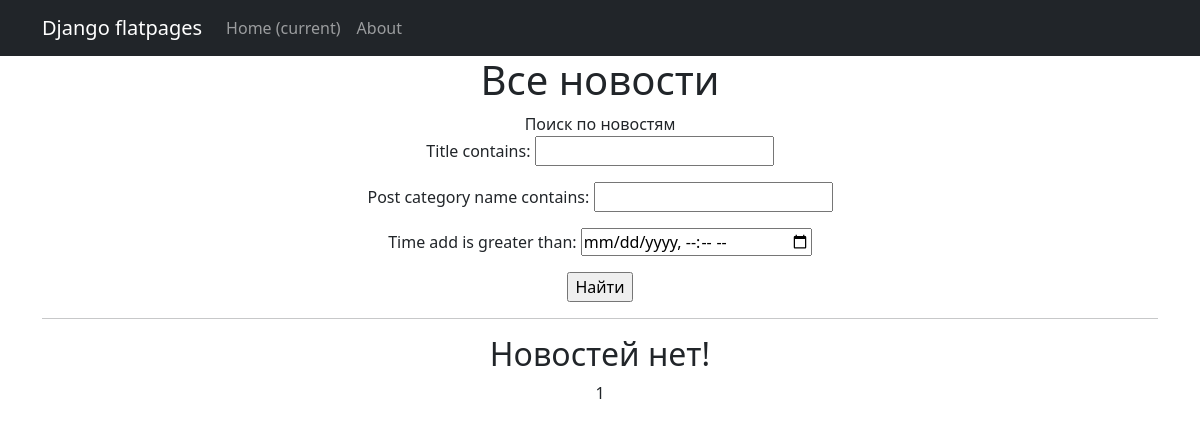
The page /news/ on the database as committed earlier.
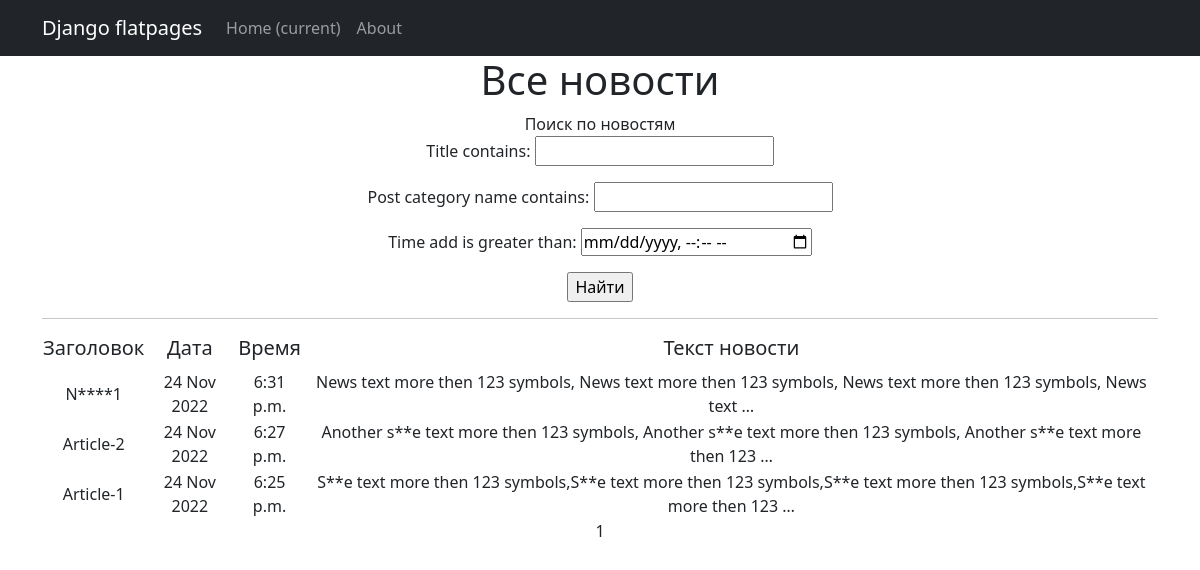
The same page on the database as committed later.
### news/models.py (models this page shows, shortened)
class Post(models.Model):
    authorP = models.ForeignKey(Author, on_delete=models.CASCADE)
    articles = "AR"
    news = "NW"
    CATEGORY_TYPES = [
        (articles, 'Статья'),
        (news, 'Новость')
    ]
    category_type = models.CharField(max_length=2, choices=CATEGORY_TYPES, default=news)
    time_add = models.DateTimeField(auto_now_add=True)
    post_category = models.ManyToManyField(Category, through='PostCategory')
    title = models.CharField(max_length=255)
    text = models.TextField()
    rating = models.IntegerField(default=0)

### news/views.py (the view)
# urls.py: path('', NewsList.as_view(), name='news'),
class NewsList(ListView):
    model = Post
    ordering = '-time_add'
    template_name = 'news.html'
    context_object_name = 'news'
    paginate_by = 10
    def get_queryset(self):
        queryset = super().get_queryset()
        self.filterset = PostFilter(self.request.GET, queryset)
        return self.filterset.qs
    def get_context_data(self, **kwargs):
        context = super().get_context_data(**kwargs)
        context['filterset'] = self.filterset
        return context

### news/templatetags/d36_filters.py (called while the page is built)
@register.filter()
def censor(txt):
    replace_list = ['some', 'news-1']
    if not isinstance(txt, str):
        raise TypeError(f'invalid object type for censorship')
    else:
        for word in txt.split(" "):
            if word.lower() in replace_list:
                txt = txt.replace(word, f'{word[0]}{"*"*(len(word)-2)}{word[-1]}')
    return txt

### templates/news.html (shortened to what this page needs)
{% extends 'flatpages/default.html' %}
{% load d36_filters %}
{% load custom_tags %}
{% block content %}
<h1>Все новости</h1>
<tr> Поиск по новостям</tr>
   <form action="" method="get">
       {{ filterset.form.as_p }}
       <input type="submit" value="Найти" />
   </form>
   <hr>
   {% if news %}
       <table>
           <tr>
               <td><h5>Заголовок</h5></td>
               <td><h5>Дата</h5></td>
               <td><h5>Время</h5></td>
               <td><h5>Текст новости</h5></td>
           </tr>
           {% for n in news %}
           <tr>
               <td>{{ n.title|censor }}</td>
               <td>{{ n.time_add|date:'d M Y' }}</td>
               <td>{{ n.time_add|time }}</td>
               <td>{{ n.text|truncatewords:20|censor }}</td>
           </tr>
           {% endfor %}
       </table>
   {% else %}
       <h2>Новостей нет!</h2>
   {% endif %}
   {{ page_obj.number }}
{% endblock content %}

### templates/flatpages/default.html (shortened to what this page needs)
<!DOCTYPE html>
<html lang="en">
    <head>
        {% load static %}
        <link href="{% static 'css/styles.css' %}" rel="stylesheet" />
    </head>
    <body>
        <nav class="navbar navbar-expand-lg navbar-dark bg-dark static-top">
           <div class="container">
               <a class="navbar-brand" href="#">Django flatpages</a>
               <div class="collapse navbar-collapse" id="navbarResponsive">
                   <ul class="navbar-nav ml-auto">
                       <li class="nav-item active">
                           <a class="nav-link" href="#">Home
                               <span class="sr-only">(current)</span>
                           </a>
                       </li>
                       <li class="nav-item">
                           <a class="nav-link" href="/news/">About</a>
                       </li>
                   </ul>
               </div>
           </div>
        </nav>
        <div class="container">
           <div class="row">
               <div class="col-lg-12 text-center">
                   {% block content %}{% endblock content %}
               </div>
           </div>
        </div>
    </body>
</html>

Rows that differ between the two databases and show on the page:
added Post: title|censor "N****1", time_add "24 Nov 2022", time_add "6:31 p.m.", text|censor "News text more then 123 symbols, News text more then 123 symbols, News text more then 123 symbols, News text …"
added Post: title|censor "Article-2", time_add "24 Nov 2022", time_add "6:27 p.m.", text|censor "Another s**e text more then 123 symbols, Another s**e text more then 123 symbols, Another s**e text more then 123 …"
added Post: title|censor "Article-1", time_add "24 Nov 2022", time_add "6:25 p.m.", text|censor "S**e text more then 123 symbols,S**e text more then 123 symbols,S**e text more then 123 symbols,S**e text more then 123 …"
Other text that changed with them:
text no longer shown: "Новостей нет!"
text now shown: "Заголовок Дата Время Текст новости"
